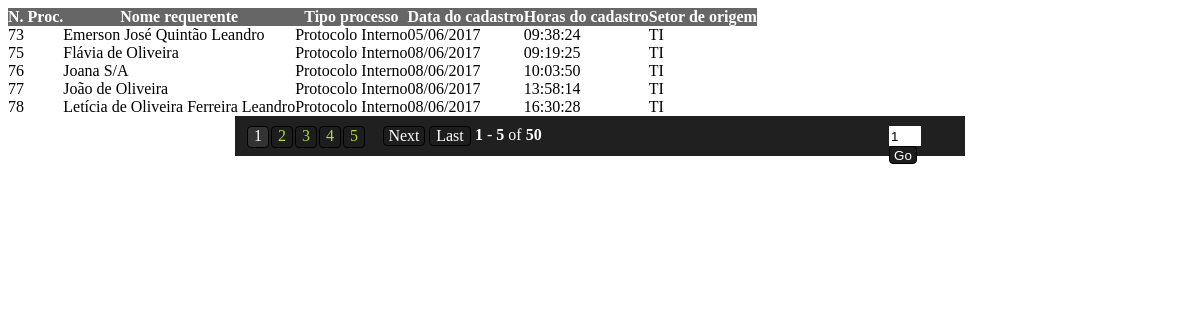
The page /frm/pesquisa.php (signed in) on the database its author committed.
### tables this page shows
CREATE TABLE IF NOT EXISTS `proc` (
  `cod` int(11) NOT NULL AUTO_INCREMENT,
  `cod_req` int(11) NOT NULL,
  `user_id` int(11) NOT NULL,
  `tipo` varchar(2) DEFAULT NULL,
  `assunto` text,
  `descricao` varchar(50) DEFAULT NULL,
  `setor` int(11) DEFAULT NULL,
  `data` date DEFAULT NULL,
  `horas` time DEFAULT NULL,
  PRIMARY KEY (`cod`),
  KEY `cod_req` (`cod_req`),
  KEY `user_id` (`user_id`)
);

CREATE TABLE IF NOT EXISTS `req` (
  `cod` int(10) unsigned NOT NULL AUTO_INCREMENT,
  `nome` varchar(60) NOT NULL,
  `tipo` char(1) NOT NULL,
  `cpf` varchar(18) NOT NULL,
  `sexo` char(1) NOT NULL,
  `tel` varchar(14) DEFAULT NULL,
  `cel` varchar(14) DEFAULT NULL,
  `rec` varchar(14) DEFAULT NULL,
  `email` varchar(30) DEFAULT NULL,
  PRIMARY KEY (`cod`),
  UNIQUE KEY `cpf` (`cpf`)
);

CREATE TABLE IF NOT EXISTS `setor` (
  `cod_setor` int(11) NOT NULL AUTO_INCREMENT,
  `setor` varchar(50) NOT NULL DEFAULT '0',
  PRIMARY KEY (`cod_setor`)
);

### frm/pesquisa.php (the view, shortened to what this page needs)
<!DOCTYPE html>
<html lang="pt-br">
	<head>
    <link href="../lib/smartpaginator/css/smartpaginator.css" rel="stylesheet" type="text/css" />
	</head>
	<body>
<?php
    require_once "check.php";
	$user_id = $_SESSION['user_id'];
require_once "../config/init.php";
$sql0_query = mysqli_query($link,"SELECT u.permission AS permissao FROM users u WHERE u.id ='".$user_id."'");
$r0 = mysqli_fetch_array($sql0_query);
       $p0 = $r0["permissao"];
if ($p0 == "0"){
$sql_query = mysqli_query($link,"SELECT p.cod, r.nome, p.tipo, DATE_FORMAT(p.data,'%d/%m/%Y') AS data, p.horas,s.setor AS setor FROM proc p, req r, setor s WHERE p.cod_req = r.cod
AND s.cod_setor = p.setor AND p.user_id = '".$user_id."' ORDER BY cod ASC");
}
else
{
$sql_query = mysqli_query($link,"SELECT p.cod, r.nome, p.tipo, DATE_FORMAT(p.data,'%d/%m/%Y') AS data, p.horas,s.setor AS setor FROM proc p, req r, setor s WHERE p.cod_req = r.cod
AND s.cod_setor = p.setor ORDER BY cod ASC");
}
?>
<form name="cadastro" id="cadastro" method="POST">
<table id="mt-1" cellpadding="0" cellspacing="0" border="0" class="table">
      <tr>
        <th align='center' valign='middle'  bgColor='#666666'><font color='#FFF'>N. Proc.</th>
        <th align='center' bgColor='#666666'><font color='#FFF'>Nome requerente</th>
        <th align='center' bgColor='#666666'><font color='#FFF'>Tipo processo</th>
        <th align='center' bgColor='#666666'><font color='#FFF'>Data do cadastro</th>
        <th align='center' bgColor='#666666'><font color='#FFF'>Horas do cadastro</th>
        <th align='center' bgColor='#666666'><font color='#FFF'>Setor de origem</th>
      </tr>
        <?php while ($array = mysqli_fetch_array($sql_query)) {
      if ($array["tipo"]=='PI') $ptipo = "Protocolo Interno";
        $cod = $array["cod"];
        $req = $array["nome"];
        $tipo = $ptipo;
        $data = $array["data"];
        $horas = $array["horas"];
        $setor = $array["setor"];
        ?>
      <tr>
        <td><?php echo $cod ?></td>
        <td><?php echo $req ?></td>
        <td><?php echo $tipo ?></td>
        <td><?php echo $data ?></td>
        <td><?php echo $horas ?></td>
        <td><?php echo $setor ?></td>
      </tr>
      <?php } ?>
    </table>
</form>
<div id="pag-1" style="margin: auto;"></div>
</body>
</html>

### rows shown on the page
proc: cod "73", cod_req.nome "Emerson José Quintão Leandro", tipo "Protocolo Interno", data "05/06/2017", horas "09:38:24", setor.setor "TI"
proc: cod "75", cod_req.nome "Flávia de Oliveira", tipo "Protocolo Interno", data "08/06/2017", horas "09:19:25", setor.setor "TI"
proc: cod "76", cod_req.nome "Joana S/A", tipo "Protocolo Interno", data "08/06/2017", horas "10:03:50", setor.setor "TI"
proc: cod "77", cod_req.nome "João de Oliveira", tipo "Protocolo Interno", data "08/06/2017", horas "13:58:14", setor.setor "TI"
proc: cod "78", cod_req.nome "Letícia de Oliveira Ferreira Leandro", tipo "Protocolo Interno", data "08/06/2017", horas "16:30:28", setor.setor "TI"
